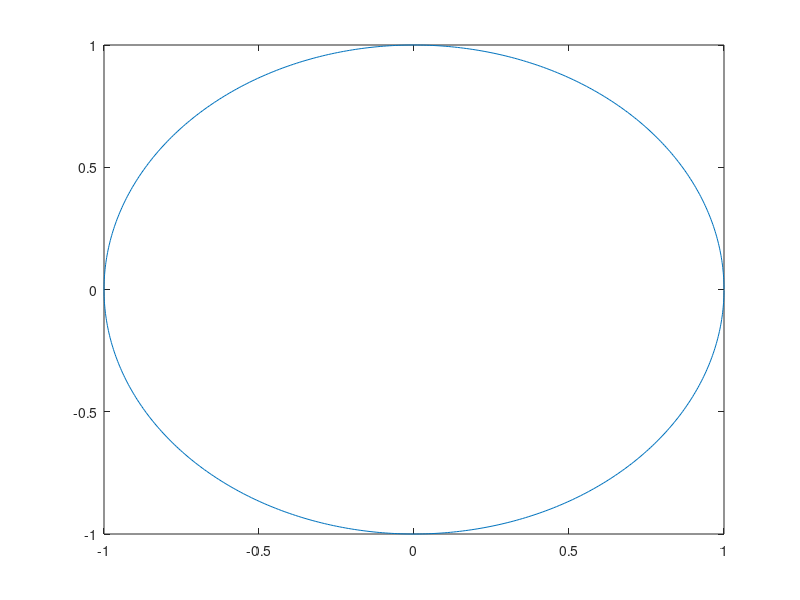

MATLAB code for this plot:
clc
clear all
close all
x1(1)=0;
y1(1)=0;
h=0.2;
N=50;
x=0;y=0;r=1;
ang=0:0.01:2*pi;
xp=r*cos(ang)+x;
yp=r*sin(ang)+y;

%forward euler method
for i=1:N
    y1(i+1)=y1(i)+h*(-x1(i));
    x1(i+1)=x1(i)+h*(y1(i));
end

plot(xp,yp,x1,y1)